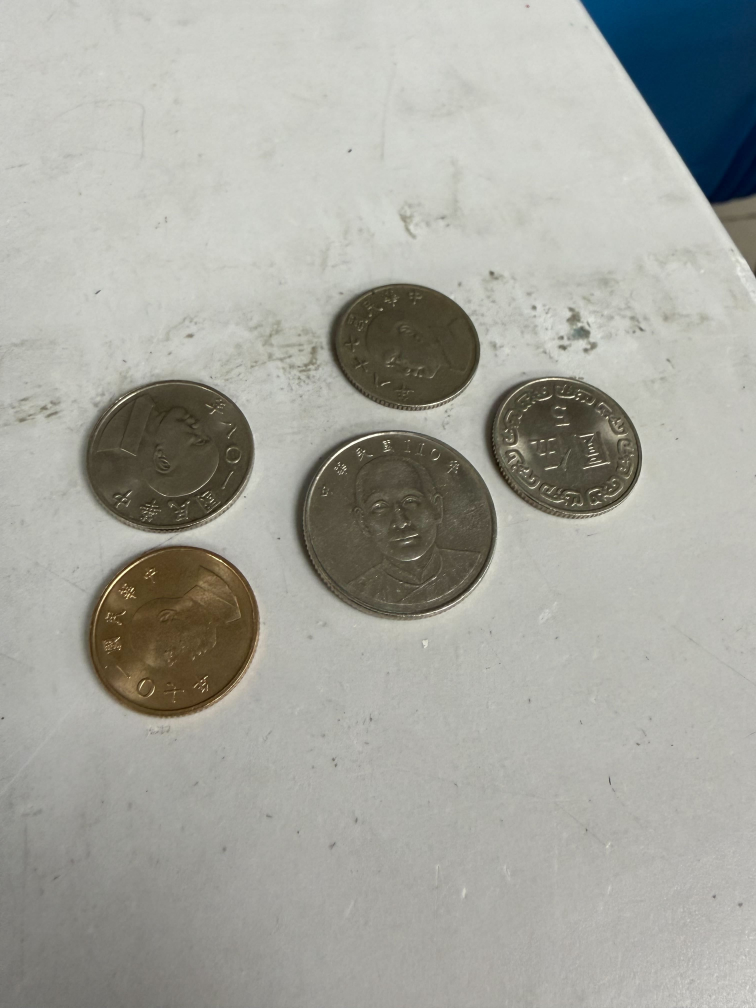
#> input picture ws/src/opencv_demo/coin.jpg, 3024 x 4032 px, found by its file name (shown at 1/4 size)
$ python erode_dialate.py
#> lines starting #> are read from the running program, lines starting #| are printed output that depends on the picture; after the words box and inside, x2 and y2 are one past the last pixel; in counts of white or black regions, pixels touching at a corner belong together
import cv2
import numpy as np
import os

def show_resized_image(window_name, img, width=600):
    h, w = img.shape[:2]
    height = int(h * (width / w))

    cv2.namedWindow(window_name, cv2.WINDOW_NORMAL)
    cv2.resizeWindow(window_name, width, height)
    cv2.imshow(window_name, img)

def process_coins(image_path):
#> called with image_path = '/home/user/ws/src/opencv_demo/coin.jpg'
    img = cv2.imread(image_path)
#> img is the input picture: shape (4032, 3024, 3); mean B, G, R 158.4, 165.6, 165.1
    if img is None:
        print("找不到圖片！")
        return

    # 處理流程
    gray = cv2.cvtColor(img, cv2.COLOR_BGR2GRAY)
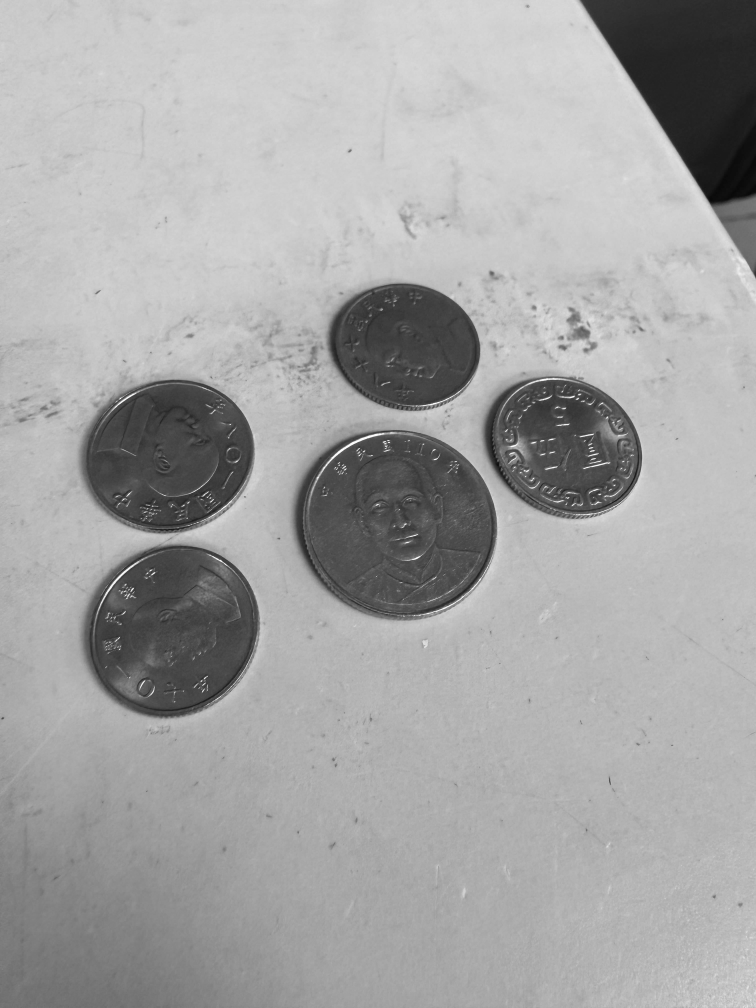
#> gray: shape (4032, 3024) (shown at 1/4 size); min 6, max 254, mean 164.7
    ret, thresh = cv2.threshold(gray, 0, 255, cv2.THRESH_BINARY_INV + cv2.THRESH_OTSU)
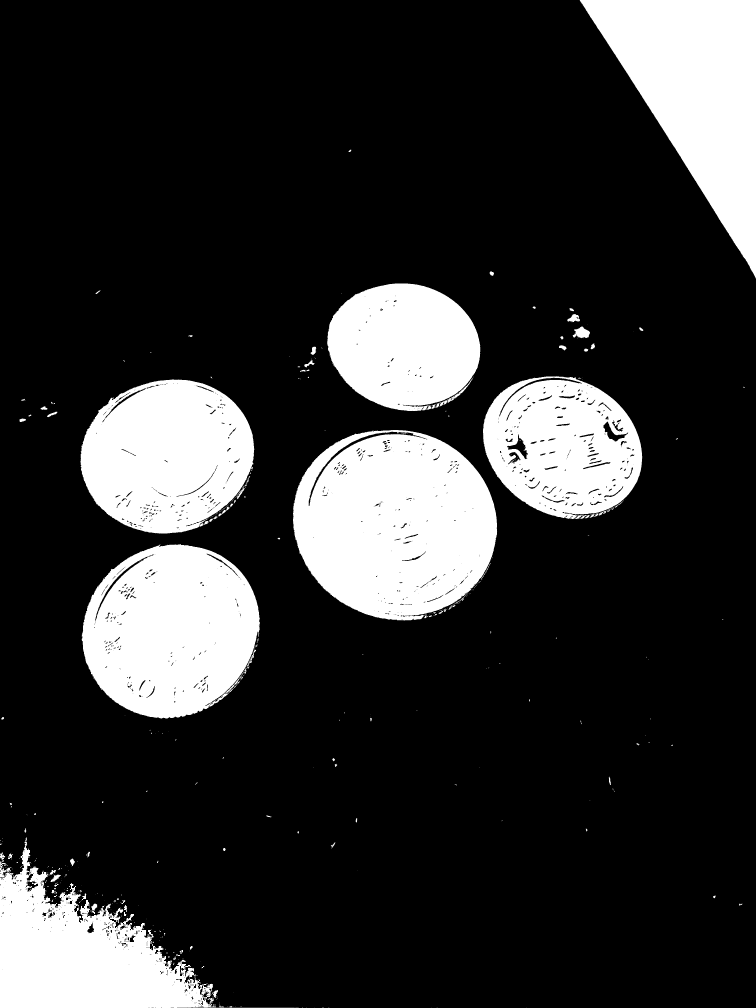
#> thresh: shape (4032, 3024) (shown at 1/4 size); 19.5% white; 466 white regions (341 under 20 px), largest, box (x1, y1, x2, y2) and area: (1172, 1720, 1989, 2482) 476651, (2319, 0, 3024, 1115) 388537, (327, 2177, 1040, 2874) 376688
#> ret = 131
    kernel_erode = np.ones((7, 7), np.uint8)
    kernel_dialation = np.ones((5, 5), np.uint8)

    erosion = cv2.erode(thresh, kernel_erode, iterations=2)
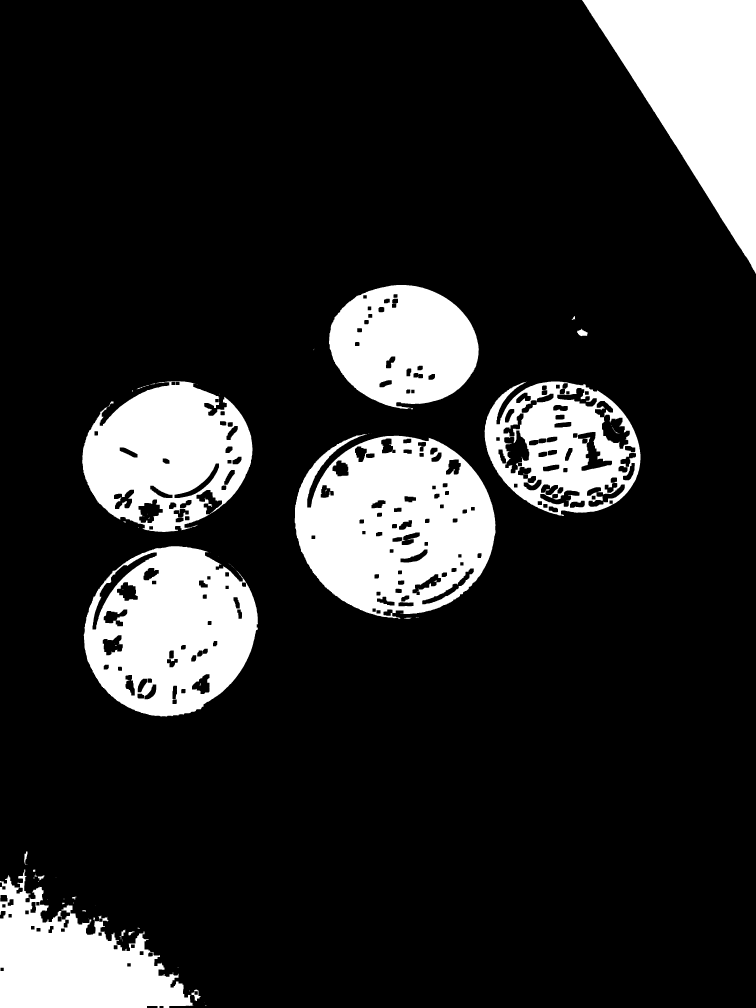
#> erosion: shape (4032, 3024) (shown at 1/4 size); 16.4% white; 75 white regions (45 under 20 px), largest, box (x1, y1, x2, y2) and area: (1179, 1736, 1982, 2475) 407842, (2328, 0, 3024, 1096) 377693, (335, 2185, 1032, 2866) 318807
    dialation = cv2.dilate(erosion, kernel_dialation, iterations=5)
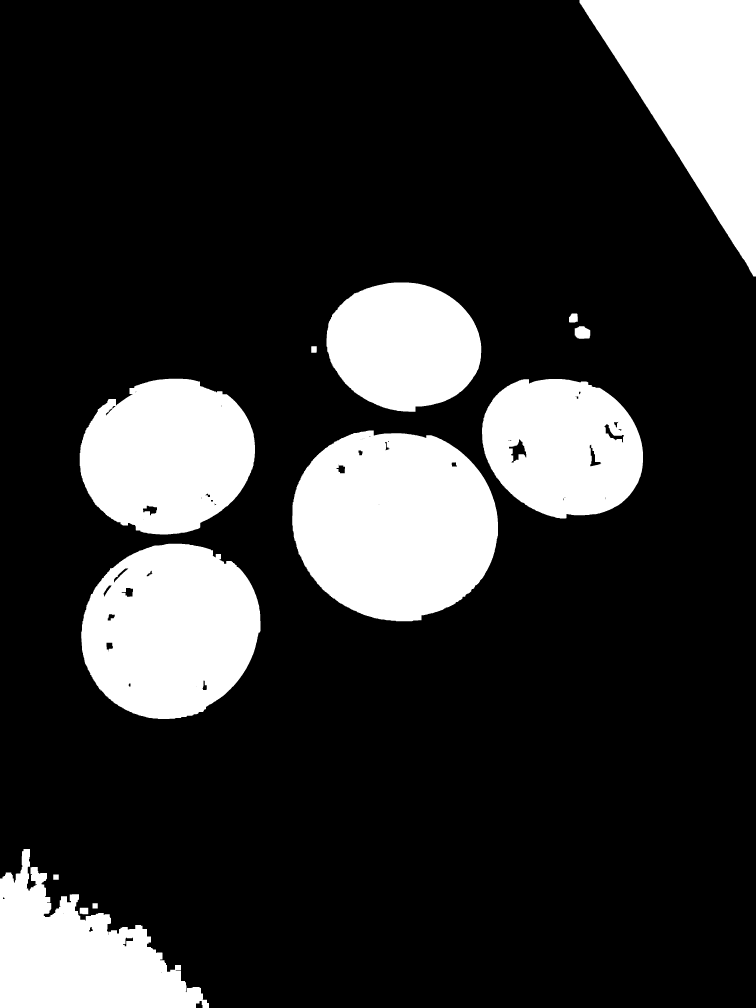
#> dialation: shape (4032, 3024) (shown at 1/4 size); 19.9% white; 13 white regions, largest, box (x1, y1, x2, y2) and area: (1169, 1722, 1992, 2485) 493089, (2318, 0, 3024, 1106) 395713, (325, 2175, 1042, 2876) 387815

    show_resized_image('Original', img, width=500)
    show_resized_image('Threshold', thresh, width=500)
    show_resized_image('eroded', erosion, width=500)
    show_resized_image('Result', dialation, width=500)

    cv2.waitKey(0)
    cv2.destroyAllWindows()

def main():
    target_image = '/home/user/ws/src/opencv_demo/coin.jpg'
    process_coins(target_image)

if __name__ == "__main__":
    main()
